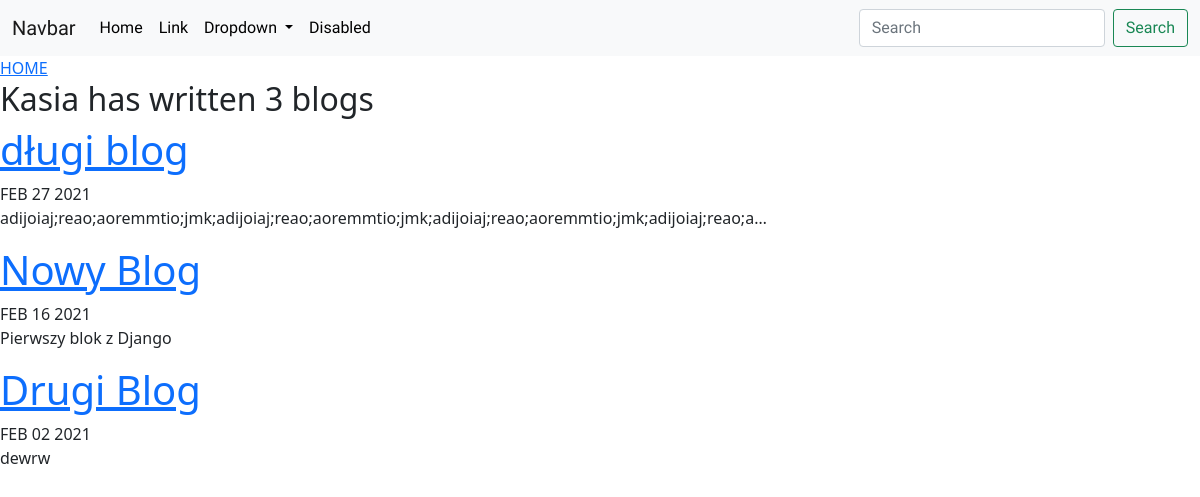
Screenshot of /blog/ with the database file from the repository.
### blog/models.py (models this page shows, shortened)
class Blog(models.Model):
    title = models.CharField(max_length=100)
    description = models.TextField()
    date = models.DateField(auto_now=False)

### blog/views.py (the view)
# urls.py: path('', views.all_blogs, name='all_blogs'),
def all_blogs(request):
    blogs = Blog.objects.order_by('-date')#[:1] #ostatni jeden elemetn
    return render(request, 'blog/all_blogs.html', {'blogs' : blogs})

### blog/templates/blog/all_blogs.html
{% extends 'portfolio/base.html' %}
{% block content %}
<a href="{% url 'home' %}"> HOME </a><br>
<h2>Kasia has written {{ blogs.count }} blog{{ blogs.count|pluralize }} </h2>
{% for blog in blogs %}
    <a href= "{% url 'blog:detail' blog.id %}"><h1>{{ blog.title }}</h1></a>
    {{ blog.date|date:'M d Y'|upper }}
    <p>{{ blog.description|truncatechars:100 }}</p>
{% endfor %}
{% endblock %}

### rows the page displays
Blog: title "długi blog", date "FEB 27 2021", description "adijoiaj;reao;aoremmtio;jmk;adijoiaj;reao;aoremmtio;jmk;adijoiaj;reao;aoremmtio;jmk;adijoiaj;reao;a…"
Blog: title "Nowy Blog", date "FEB 16 2021", description "Pierwszy blok z Django"
Blog: title "Drugi Blog", date "FEB 02 2021", description "dewrw"

### other values shown
{{ blogs.count }} "3"
